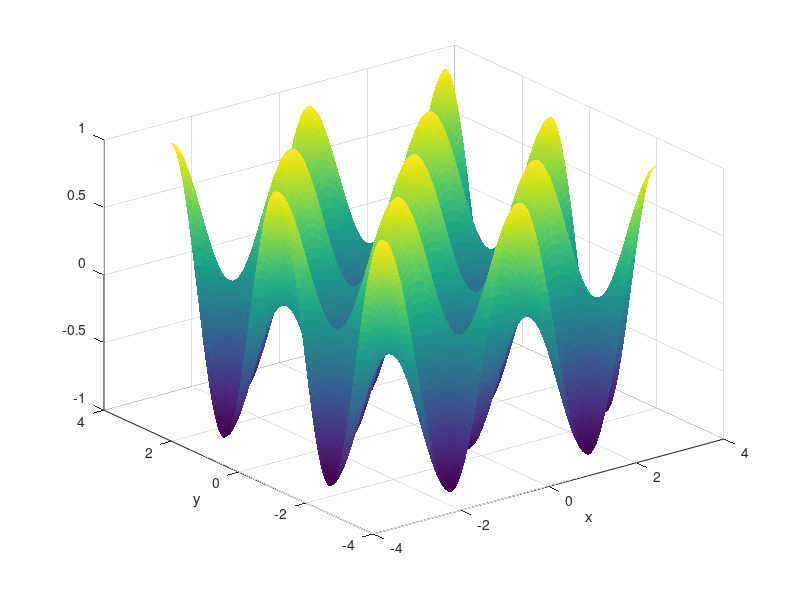
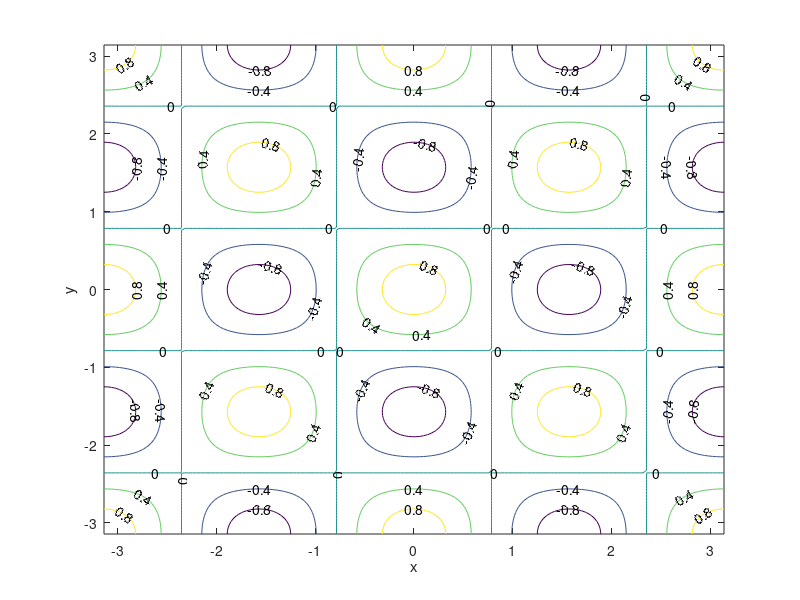

The MATLAB script that drew these images, in order:
clear; clc;
% The manufactured solution uses U=cos(Hx)*cos(Dy)
%Based on the problem statement, this gives F=(D^2+H^2)*cos(Hx)*cos(Dy)
%% Define basic parameters
ax=-pi; %Define lower x bound
ay=-pi; %Define lower y bound
bx=pi;  %Define upper x bound
by=pi;  %Define upper y bound
Lx=bx-ax;  %Define length of X
Ly=by-ay;  %Define length of Y
H=2;    %Define the H value for the manufactured solution
D=2;    %Define the H value for the manufactured solution
%% Nodes
Nx=160;    %Number of nodes added to the x-axis
Hx=Lx/(1+Nx);    %Length of x-axis segment
Dx=Hx*Hx;   %Determine delta x squared
Ny=160;    %Number of nodes added to the y-axis
Hy=Ly/(1+Ny);    %Length of y-axis segment
Dy=Hy*Hy;   %Determine delta y squared
%% Create U matrix
U=zeros(Nx+2,Ny+2); %Preallocate the U matrix
for k=1:Ny+2
    y=Hy*(k-1)+ay;  %Compute the y-value for the given k
    for j=1:Nx+2
        x=Hx*(j-1)+ax;  %Compute the x-value for the given j
        U(j,1)=cos(H*x)*cos(D*y);  %Set BC for y=ay
        U(j,Ny+2)=cos(H*x)*cos(D*y);    %Set BC for y=by
        U(1,k)=cos(H*x)*cos(D*y);   %Set BC for x=ax
        U(Nx+2,k)=cos(H*x)*cos(D*y);    %Set BC for x=bx
    end
end
%% 3D Plot of the Matrix
X=-pi:Hx:pi;    %Discretize the X axis
Y=-pi:Hy:pi;    %Discretize the Y axis
S=zeros(Nx+2,Ny+2); %Preallocate matrix S
for j=1:Ny+2
    for i=1:Nx+2
        S(i,j)=cos(H*X(i))*cos(D*Y(j)); %Determine the correct values for the manufactured solution
    end
end
T=transpose(S); %Transpose the S matrix for plotting
figure()    %First figure
h=surf(X,Y,T);  %Create surface plot
ylabel('y') %Label the y-axis
xlabel('x') %Label the x-axis
set(h,'linestyle','none');  %Remove the gridlines
figure()    %Second figure
zlevels=-0.8:0.4:0.8;   %Set the levels for the contour lines
contour(X,Y,T,zlevels,'ShowText','on');  %Create contour plot
ylabel('y') %Label the y-axis
xlabel('x') %Label the x-axis
set(h,'linestyle','none');  %Remove the gridlines
